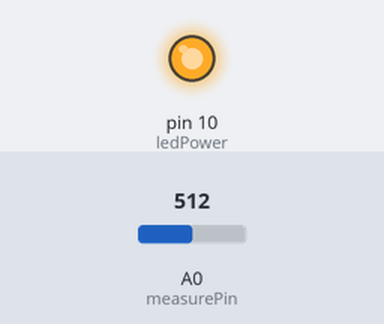
Bench run of a sketch on a simulated Arduino Uno, built with avr-gcc and run on an emulated ATmega328P. Parts: output pins drawn as LEDs (lit = HIGH). The inputs (shaded band) are chosen by the test bench; at power-on: A0 (measurePin) = 512. What the sketch prints to the serial monitor is not drawn.

Above: at 0.1 s.
Timing chart, 0 to 1.6 s (numbered marks = the images above):
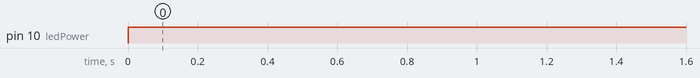

The sketch:

dustSensor_noInt.ino
```cpp
// (licence header left out)
#define VOLTAGE 5.0 // Arduino supply voltage

int measurePin = A0;
int ledPower = 10;

int samplingTime = 280;
int deltaTime = 40;
int sleepTime = 9680;

float voMeasured = 0;
float calcVoltage = 0;
float dustDensity = 0;

void setup(){
  Serial.begin(115200);
  pinMode(ledPower,OUTPUT);
}

void loop(){
  digitalWrite(ledPower,LOW); // power on the LED
  delayMicroseconds(samplingTime);

  voMeasured = analogRead(measurePin); // read the dust value

  delayMicroseconds(deltaTime);
  digitalWrite(ledPower,HIGH); // turn the LED off
  delayMicroseconds(sleepTime);

  // 0 - 5.0V mapped to 0 - 1023 integer values
  calcVoltage = voMeasured * (VOLTAGE / 1024);

  // linear eqaution taken from http://www.howmuchsnow.com/arduino/airquality/
  // Chris Nafis (c) 2012
  dustDensity = (0.17 * calcVoltage - 0.1)*1000;
  Serial.print("delayMu(): ");
  Serial.print("Voltage: ");
  Serial.print(calcVoltage);

  Serial.print("\t Latest reading: ");
  Serial.print(voMeasured);

  Serial.print("\t Dust Density [ug/m3]: ");
  Serial.println(dustDensity);

  delay(1000);
}
```

Measured:
- by itself, pin 10 (ledPower): LOW → HIGH at 0.00 s
